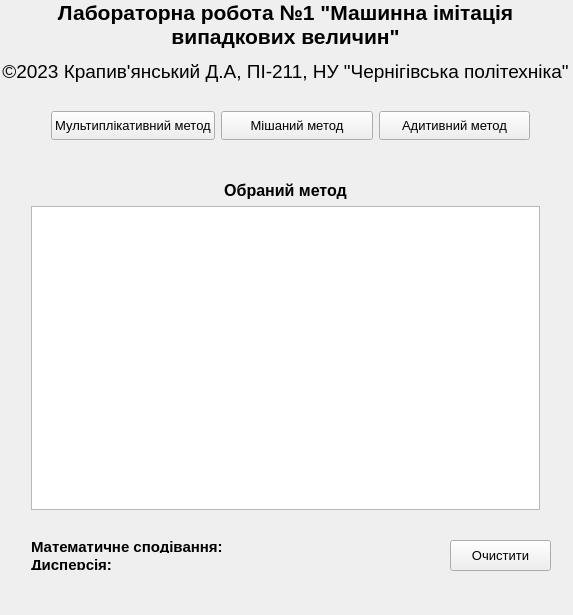
<?xml version="1.0" encoding="UTF-8"?>
<ui version="4.0">
 <class>MainWindow</class>
 <widget class="QMainWindow" name="MainWindow">
  <property name="geometry">
   <rect>
    <x>0</x>
    <y>0</y>
    <width>573</width>
    <height>615</height>
   </rect>
  </property>
  <property name="windowTitle">
   <string>MainWindow</string>
  </property>
  <widget class="QWidget" name="centralWidget">
   <widget class="QLabel" name="Author">
    <property name="geometry">
     <rect>
      <x>0</x>
      <y>60</y>
      <width>571</width>
      <height>23</height>
     </rect>
    </property>
    <property name="palette">
     <palette>
      <active>
       <colorrole role="WindowText">
        <brush brushstyle="SolidPattern">
         <color alpha="255">
          <red>0</red>
          <green>0</green>
          <blue>0</blue>
         </color>
        </brush>
       </colorrole>
      </active>
      <inactive>
       <colorrole role="WindowText">
        <brush brushstyle="SolidPattern">
         <color alpha="255">
          <red>0</red>
          <green>0</green>
          <blue>0</blue>
         </color>
        </brush>
       </colorrole>
      </inactive>
      <disabled>
       <colorrole role="WindowText">
        <brush brushstyle="SolidPattern">
         <color alpha="255">
          <red>120</red>
          <green>120</green>
          <blue>120</blue>
         </color>
        </brush>
       </colorrole>
      </disabled>
     </palette>
    </property>
    <property name="font">
     <font>
      <family>Arial</family>
      <pointsize>14</pointsize>
      <weight>50</weight>
      <italic>false</italic>
      <bold>false</bold>
     </font>
    </property>
    <property name="text">
     <string>©2023 Крапив'янський Д.А, ПІ-211, НУ &quot;Чернігівська політехніка&quot;</string>
    </property>
    <property name="alignment">
     <set>Qt::AlignCenter</set>
    </property>
   </widget>
   <widget class="QLabel" name="Title">
    <property name="geometry">
     <rect>
      <x>0</x>
      <y>0</y>
      <width>571</width>
      <height>49</height>
     </rect>
    </property>
    <property name="palette">
     <palette>
      <active>
       <colorrole role="WindowText">
        <brush brushstyle="SolidPattern">
         <color alpha="255">
          <red>0</red>
          <green>0</green>
          <blue>0</blue>
         </color>
        </brush>
       </colorrole>
      </active>
      <inactive>
       <colorrole role="WindowText">
        <brush brushstyle="SolidPattern">
         <color alpha="255">
          <red>0</red>
          <green>0</green>
          <blue>0</blue>
         </color>
        </brush>
       </colorrole>
      </inactive>
      <disabled>
       <colorrole role="WindowText">
        <brush brushstyle="SolidPattern">
         <color alpha="255">
          <red>120</red>
          <green>120</green>
          <blue>120</blue>
         </color>
        </brush>
       </colorrole>
      </disabled>
     </palette>
    </property>
    <property name="font">
     <font>
      <family>Arial</family>
      <pointsize>16</pointsize>
      <weight>75</weight>
      <bold>true</bold>
     </font>
    </property>
    <property name="text">
     <string>Лабораторна робота №1 &quot;Машинна імітація випадкових величин&quot;</string>
    </property>
    <property name="textFormat">
     <enum>Qt::AutoText</enum>
    </property>
    <property name="alignment">
     <set>Qt::AlignCenter</set>
    </property>
    <property name="wordWrap">
     <bool>true</bool>
    </property>
   </widget>
   <widget class="QWidget" name="horizontalLayoutWidget">
    <property name="geometry">
     <rect>
      <x>40</x>
      <y>100</y>
      <width>501</width>
      <height>51</height>
     </rect>
    </property>
    <layout class="QHBoxLayout" name="horizontalLayoutButtons">
     <property name="sizeConstraint">
      <enum>QLayout::SetDefaultConstraint</enum>
     </property>
     <item>
      <widget class="QPushButton" name="pushButtonMultiplicative">
       <property name="sizePolicy">
        <sizepolicy hsizetype="Preferred" vsizetype="Preferred">
         <horstretch>0</horstretch>
         <verstretch>0</verstretch>
        </sizepolicy>
       </property>
       <property name="font">
        <font>
         <pointsize>10</pointsize>
        </font>
       </property>
       <property name="text">
        <string>Мультиплікативний метод</string>
       </property>
      </widget>
     </item>
     <item>
      <widget class="QPushButton" name="pushButtonMix">
       <property name="sizePolicy">
        <sizepolicy hsizetype="Minimum" vsizetype="Preferred">
         <horstretch>0</horstretch>
         <verstretch>0</verstretch>
        </sizepolicy>
       </property>
       <property name="font">
        <font>
         <pointsize>10</pointsize>
        </font>
       </property>
       <property name="text">
        <string>Мішаний метод</string>
       </property>
      </widget>
     </item>
     <item>
      <widget class="QPushButton" name="pushButtonAdditive">
       <property name="sizePolicy">
        <sizepolicy hsizetype="Minimum" vsizetype="Preferred">
         <horstretch>0</horstretch>
         <verstretch>0</verstretch>
        </sizepolicy>
       </property>
       <property name="font">
        <font>
         <pointsize>10</pointsize>
        </font>
       </property>
       <property name="text">
        <string>Адитивний метод</string>
       </property>
      </widget>
     </item>
    </layout>
   </widget>
   <widget class="QWidget" name="verticalLayoutWidget">
    <property name="geometry">
     <rect>
      <x>20</x>
      <y>170</y>
      <width>531</width>
      <height>351</height>
     </rect>
    </property>
    <layout class="QVBoxLayout" name="verticalLayoutList">
     <property name="sizeConstraint">
      <enum>QLayout::SetDefaultConstraint</enum>
     </property>
     <item>
      <widget class="QLabel" name="labelChoosedMethod">
       <property name="sizePolicy">
        <sizepolicy hsizetype="Preferred" vsizetype="Preferred">
         <horstretch>0</horstretch>
         <verstretch>0</verstretch>
        </sizepolicy>
       </property>
       <property name="font">
        <font>
         <pointsize>12</pointsize>
         <weight>75</weight>
         <bold>true</bold>
        </font>
       </property>
       <property name="layoutDirection">
        <enum>Qt::LeftToRight</enum>
       </property>
       <property name="text">
        <string>Обраний метод</string>
       </property>
       <property name="alignment">
        <set>Qt::AlignCenter</set>
       </property>
      </widget>
     </item>
     <item>
      <widget class="QTableWidget" name="tableWidgetRandom">
       <attribute name="horizontalHeaderDefaultSectionSize">
        <number>50</number>
       </attribute>
      </widget>
     </item>
    </layout>
   </widget>
   <widget class="QPushButton" name="pushButtonClear">
    <property name="geometry">
     <rect>
      <x>450</x>
      <y>540</y>
      <width>101</width>
      <height>31</height>
     </rect>
    </property>
    <property name="sizePolicy">
     <sizepolicy hsizetype="Minimum" vsizetype="Preferred">
      <horstretch>0</horstretch>
      <verstretch>0</verstretch>
     </sizepolicy>
    </property>
    <property name="font">
     <font>
      <pointsize>10</pointsize>
     </font>
    </property>
    <property name="text">
     <string>Очистити</string>
    </property>
   </widget>
   <widget class="QWidget" name="verticalLayoutWidget_2">
    <property name="geometry">
     <rect>
      <x>20</x>
      <y>530</y>
      <width>361</width>
      <height>51</height>
     </rect>
    </property>
    <layout class="QVBoxLayout" name="verticalLayoutMath">
     <item>
      <widget class="QLabel" name="labelMathExpectation">
       <property name="font">
        <font>
         <family>MS Shell Dlg 2</family>
         <pointsize>11</pointsize>
         <weight>75</weight>
         <bold>true</bold>
        </font>
       </property>
       <property name="text">
        <string>Математичне сподівання:</string>
       </property>
      </widget>
     </item>
     <item>
      <widget class="QLabel" name="labelMathDispertion">
       <property name="font">
        <font>
         <family>MS Shell Dlg 2</family>
         <pointsize>11</pointsize>
         <weight>75</weight>
         <bold>true</bold>
        </font>
       </property>
       <property name="text">
        <string>Дисперсія:</string>
       </property>
      </widget>
     </item>
    </layout>
   </widget>
  </widget>
  <widget class="QMenuBar" name="menuBar">
   <property name="geometry">
    <rect>
     <x>0</x>
     <y>0</y>
     <width>573</width>
     <height>21</height>
    </rect>
   </property>
  </widget>
 </widget>
 <layoutdefault spacing="6" margin="11"/>
 <resources/>
 <connections/>
</ui>
